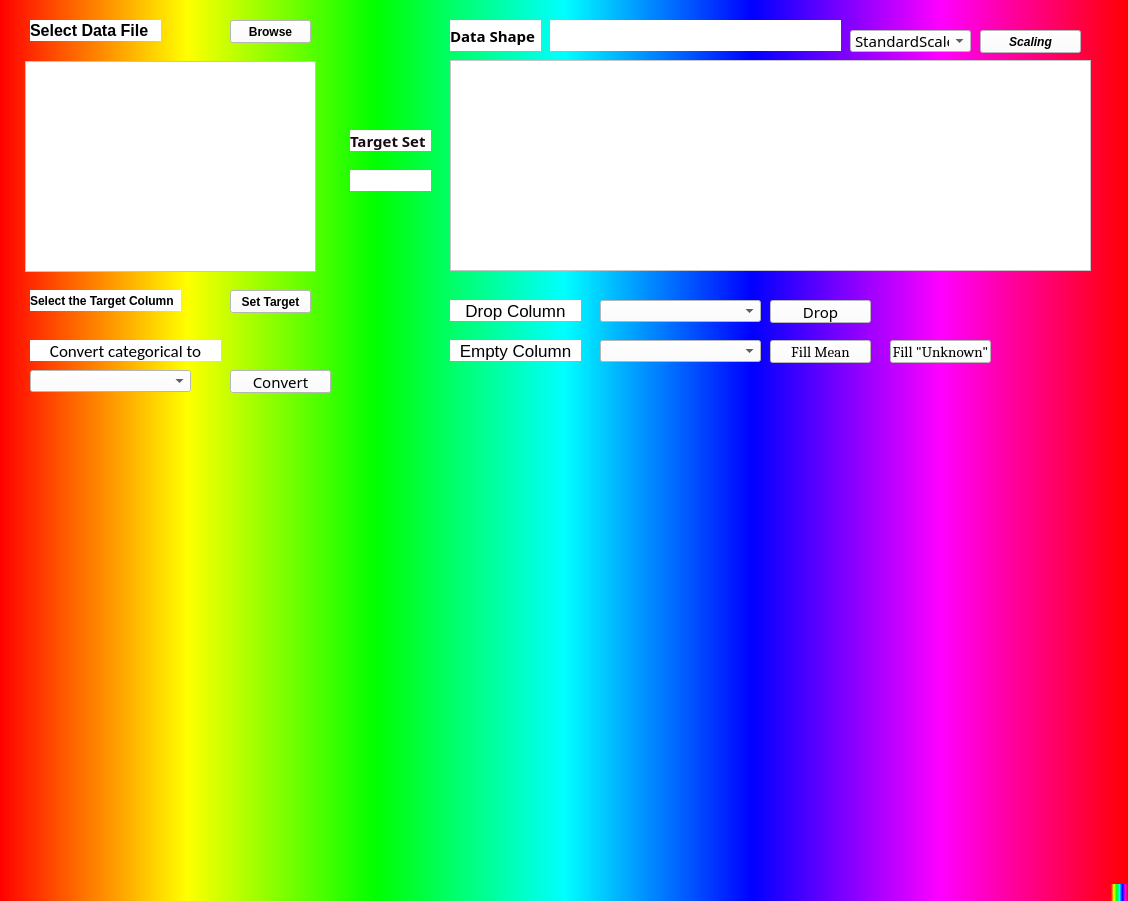
<?xml version="1.0" encoding="UTF-8"?>
<ui version="4.0">
 <class>MainWindow</class>
 <widget class="QMainWindow" name="MainWindow">
  <property name="geometry">
   <rect>
    <x>0</x>
    <y>0</y>
    <width>1128</width>
    <height>901</height>
   </rect>
  </property>
  <property name="font">
   <font>
    <italic>true</italic>
   </font>
  </property>
  <property name="windowTitle">
   <string>MainWindow</string>
  </property>
  <property name="styleSheet">
   <string notr="true">background-color: qlineargradient(spread:pad, x1:0, y1:0, x2:1, y2:0, stop:0 rgba(255, 0, 0, 255), stop:0.166 rgba(255, 255, 0, 255), stop:0.333 rgba(0, 255, 0, 255), stop:0.5 rgba(0, 255, 255, 255), stop:0.666 rgba(0, 0, 255, 255), stop:0.833 rgba(255, 0, 255, 255), stop:1 rgba(255, 0, 0, 255));</string>
  </property>
  <widget class="QWidget" name="centralwidget">
   <widget class="QLabel" name="label">
    <property name="geometry">
     <rect>
      <x>30</x>
      <y>20</y>
      <width>131</width>
      <height>21</height>
     </rect>
    </property>
    <property name="font">
     <font>
      <family>Arial</family>
      <pointsize>12</pointsize>
      <weight>75</weight>
      <bold>true</bold>
     </font>
    </property>
    <property name="styleSheet">
     <string notr="true">background-color: rgb(255, 255, 255);</string>
    </property>
    <property name="text">
     <string>Select Data File</string>
    </property>
   </widget>
   <widget class="QPushButton" name="Browse">
    <property name="geometry">
     <rect>
      <x>230</x>
      <y>20</y>
      <width>81</width>
      <height>23</height>
     </rect>
    </property>
    <property name="font">
     <font>
      <family>Arial</family>
      <weight>75</weight>
      <bold>true</bold>
     </font>
    </property>
    <property name="styleSheet">
     <string notr="true">
background-color: rgb(255, 255, 255);
</string>
    </property>
    <property name="text">
     <string>Browse</string>
    </property>
   </widget>
   <widget class="QListWidget" name="column_list">
    <property name="geometry">
     <rect>
      <x>25</x>
      <y>61</y>
      <width>291</width>
      <height>211</height>
     </rect>
    </property>
    <property name="styleSheet">
     <string notr="true">background-color: rgb(255, 255, 255);</string>
    </property>
   </widget>
   <widget class="QPushButton" name="Submit">
    <property name="geometry">
     <rect>
      <x>230</x>
      <y>290</y>
      <width>81</width>
      <height>23</height>
     </rect>
    </property>
    <property name="font">
     <font>
      <family>Arial</family>
      <weight>75</weight>
      <bold>true</bold>
     </font>
    </property>
    <property name="styleSheet">
     <string notr="true">background-color: rgb(255, 255, 255);</string>
    </property>
    <property name="text">
     <string>Set Target</string>
    </property>
   </widget>
   <widget class="QLabel" name="label_2">
    <property name="geometry">
     <rect>
      <x>30</x>
      <y>290</y>
      <width>151</width>
      <height>21</height>
     </rect>
    </property>
    <property name="font">
     <font>
      <family>Arial</family>
      <pointsize>9</pointsize>
      <weight>75</weight>
      <bold>true</bold>
     </font>
    </property>
    <property name="styleSheet">
     <string notr="true">background-color: rgb(255, 255, 255);</string>
    </property>
    <property name="text">
     <string>Select the Target Column</string>
    </property>
   </widget>
   <widget class="QLabel" name="label_3">
    <property name="geometry">
     <rect>
      <x>350</x>
      <y>130</y>
      <width>81</width>
      <height>21</height>
     </rect>
    </property>
    <property name="font">
     <font>
      <family>Book Antiqua</family>
      <pointsize>11</pointsize>
      <weight>75</weight>
      <bold>true</bold>
     </font>
    </property>
    <property name="styleSheet">
     <string notr="true">
background-color: rgb(255, 255, 255);
color: rgb(25, 10, 20);</string>
    </property>
    <property name="text">
     <string>Target Set</string>
    </property>
   </widget>
   <widget class="QLabel" name="target_col">
    <property name="geometry">
     <rect>
      <x>350</x>
      <y>170</y>
      <width>81</width>
      <height>21</height>
     </rect>
    </property>
    <property name="font">
     <font>
      <family>Arial</family>
      <pointsize>9</pointsize>
      <weight>75</weight>
      <bold>true</bold>
     </font>
    </property>
    <property name="styleSheet">
     <string notr="true">background-color: rgb(255, 255, 255);</string>
    </property>
    <property name="text">
     <string/>
    </property>
    <property name="alignment">
     <set>Qt::AlignCenter</set>
    </property>
   </widget>
   <widget class="QTableView" name="tableView">
    <property name="geometry">
     <rect>
      <x>450</x>
      <y>60</y>
      <width>641</width>
      <height>211</height>
     </rect>
    </property>
    <property name="styleSheet">
     <string notr="true">background-color: rgb(255, 255, 255);</string>
    </property>
   </widget>
   <widget class="QLabel" name="label_4">
    <property name="geometry">
     <rect>
      <x>450</x>
      <y>20</y>
      <width>91</width>
      <height>31</height>
     </rect>
    </property>
    <property name="font">
     <font>
      <family>Book Antiqua</family>
      <pointsize>11</pointsize>
      <weight>75</weight>
      <bold>true</bold>
     </font>
    </property>
    <property name="styleSheet">
     <string notr="true">background-color: rgb(255, 255, 255);</string>
    </property>
    <property name="text">
     <string>Data Shape</string>
    </property>
   </widget>
   <widget class="QComboBox" name="scaler">
    <property name="geometry">
     <rect>
      <x>850</x>
      <y>30</y>
      <width>121</width>
      <height>22</height>
     </rect>
    </property>
    <property name="font">
     <font>
      <family>Californian FB</family>
      <pointsize>11</pointsize>
     </font>
    </property>
    <property name="styleSheet">
     <string notr="true">background-color: rgb(255, 255, 255);</string>
    </property>
    <item>
     <property name="text">
      <string>StandardScaler</string>
     </property>
    </item>
    <item>
     <property name="text">
      <string>MinMaxScaler</string>
     </property>
    </item>
    <item>
     <property name="text">
      <string>PowerScaler</string>
     </property>
    </item>
   </widget>
   <widget class="QPushButton" name="scale_btn">
    <property name="geometry">
     <rect>
      <x>980</x>
      <y>30</y>
      <width>101</width>
      <height>23</height>
     </rect>
    </property>
    <property name="font">
     <font>
      <family>Arial</family>
      <weight>75</weight>
      <italic>true</italic>
      <bold>true</bold>
     </font>
    </property>
    <property name="styleSheet">
     <string notr="true">background-color: rgb(255, 255, 255);

</string>
    </property>
    <property name="text">
     <string>Scaling</string>
    </property>
   </widget>
   <widget class="QLabel" name="shape">
    <property name="geometry">
     <rect>
      <x>550</x>
      <y>20</y>
      <width>291</width>
      <height>31</height>
     </rect>
    </property>
    <property name="font">
     <font>
      <family>Book Antiqua</family>
      <pointsize>10</pointsize>
      <weight>75</weight>
      <bold>true</bold>
     </font>
    </property>
    <property name="styleSheet">
     <string notr="true">background-color: rgb(255, 255, 255);</string>
    </property>
    <property name="text">
     <string/>
    </property>
   </widget>
   <widget class="QPushButton" name="convert_btn">
    <property name="geometry">
     <rect>
      <x>230</x>
      <y>370</y>
      <width>101</width>
      <height>23</height>
     </rect>
    </property>
    <property name="font">
     <font>
      <family>Arial Rounded MT Bold</family>
      <pointsize>11</pointsize>
      <weight>50</weight>
      <italic>false</italic>
      <bold>false</bold>
     </font>
    </property>
    <property name="styleSheet">
     <string notr="true">background-color: rgb(255, 255, 255);

</string>
    </property>
    <property name="text">
     <string>Convert</string>
    </property>
   </widget>
   <widget class="QPushButton" name="drop_btn">
    <property name="geometry">
     <rect>
      <x>770</x>
      <y>300</y>
      <width>101</width>
      <height>23</height>
     </rect>
    </property>
    <property name="font">
     <font>
      <family>Bahnschrift</family>
      <pointsize>11</pointsize>
      <weight>50</weight>
      <italic>false</italic>
      <bold>false</bold>
     </font>
    </property>
    <property name="styleSheet">
     <string notr="true">background-color: rgb(255, 255, 255);

</string>
    </property>
    <property name="text">
     <string>Drop</string>
    </property>
   </widget>
   <widget class="QPushButton" name="fill_mean_btn">
    <property name="geometry">
     <rect>
      <x>770</x>
      <y>340</y>
      <width>101</width>
      <height>23</height>
     </rect>
    </property>
    <property name="font">
     <font>
      <family>Cambria</family>
      <pointsize>11</pointsize>
      <weight>50</weight>
      <italic>false</italic>
      <bold>false</bold>
     </font>
    </property>
    <property name="styleSheet">
     <string notr="true">background-color: rgb(255, 255, 255);

</string>
    </property>
    <property name="text">
     <string>Fill Mean</string>
    </property>
   </widget>
   <widget class="QPushButton" name="fillna_btn">
    <property name="geometry">
     <rect>
      <x>890</x>
      <y>340</y>
      <width>101</width>
      <height>23</height>
     </rect>
    </property>
    <property name="font">
     <font>
      <family>Cambria</family>
      <pointsize>11</pointsize>
      <weight>50</weight>
      <italic>false</italic>
      <bold>false</bold>
     </font>
    </property>
    <property name="styleSheet">
     <string notr="true">background-color: rgb(255, 255, 255);

</string>
    </property>
    <property name="text">
     <string>Fill &quot;Unknown&quot;</string>
    </property>
   </widget>
   <widget class="QLabel" name="target_col_2">
    <property name="geometry">
     <rect>
      <x>30</x>
      <y>340</y>
      <width>191</width>
      <height>21</height>
     </rect>
    </property>
    <property name="font">
     <font>
      <family>Calibri</family>
      <pointsize>13</pointsize>
      <weight>50</weight>
      <bold>false</bold>
     </font>
    </property>
    <property name="styleSheet">
     <string notr="true">background-color: rgb(255, 255, 255);</string>
    </property>
    <property name="text">
     <string>Convert categorical to</string>
    </property>
    <property name="alignment">
     <set>Qt::AlignCenter</set>
    </property>
   </widget>
   <widget class="QComboBox" name="cat_column">
    <property name="geometry">
     <rect>
      <x>30</x>
      <y>370</y>
      <width>161</width>
      <height>22</height>
     </rect>
    </property>
    <property name="font">
     <font>
      <family>Californian FB</family>
      <pointsize>11</pointsize>
     </font>
    </property>
    <property name="styleSheet">
     <string notr="true">background-color: rgb(255, 255, 255);</string>
    </property>
   </widget>
   <widget class="QComboBox" name="drop_column">
    <property name="geometry">
     <rect>
      <x>600</x>
      <y>300</y>
      <width>161</width>
      <height>22</height>
     </rect>
    </property>
    <property name="font">
     <font>
      <family>Californian FB</family>
      <pointsize>11</pointsize>
     </font>
    </property>
    <property name="styleSheet">
     <string notr="true">background-color: rgb(255, 255, 255);</string>
    </property>
   </widget>
   <widget class="QComboBox" name="empty_column">
    <property name="geometry">
     <rect>
      <x>600</x>
      <y>340</y>
      <width>161</width>
      <height>22</height>
     </rect>
    </property>
    <property name="font">
     <font>
      <family>Cambria</family>
      <pointsize>11</pointsize>
     </font>
    </property>
    <property name="styleSheet">
     <string notr="true">background-color: rgb(255, 255, 255);</string>
    </property>
   </widget>
   <widget class="QLabel" name="target_col_3">
    <property name="geometry">
     <rect>
      <x>450</x>
      <y>300</y>
      <width>131</width>
      <height>21</height>
     </rect>
    </property>
    <property name="font">
     <font>
      <family>Arial</family>
      <pointsize>13</pointsize>
      <weight>50</weight>
      <bold>false</bold>
     </font>
    </property>
    <property name="styleSheet">
     <string notr="true">background-color: rgb(255, 255, 255);</string>
    </property>
    <property name="text">
     <string>Drop Column</string>
    </property>
    <property name="alignment">
     <set>Qt::AlignCenter</set>
    </property>
   </widget>
   <widget class="QLabel" name="target_col_4">
    <property name="geometry">
     <rect>
      <x>450</x>
      <y>340</y>
      <width>131</width>
      <height>21</height>
     </rect>
    </property>
    <property name="font">
     <font>
      <family>Arial</family>
      <pointsize>13</pointsize>
      <weight>50</weight>
      <bold>false</bold>
     </font>
    </property>
    <property name="styleSheet">
     <string notr="true">background-color: rgb(255, 255, 255);</string>
    </property>
    <property name="text">
     <string>Empty Column</string>
    </property>
    <property name="alignment">
     <set>Qt::AlignCenter</set>
    </property>
   </widget>
  </widget>
  <widget class="QMenuBar" name="menubar">
   <property name="geometry">
    <rect>
     <x>0</x>
     <y>0</y>
     <width>1128</width>
     <height>21</height>
    </rect>
   </property>
  </widget>
  <widget class="QStatusBar" name="statusbar"/>
 </widget>
 <resources/>
 <connections/>
</ui>
